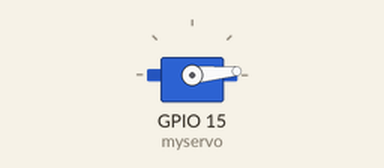
Simulated run of this sketch. Board: ESP32. On the bench: servo.

Above: at 0.05 s.
At 0.85 s:
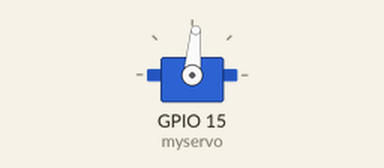
At 1.7 s:
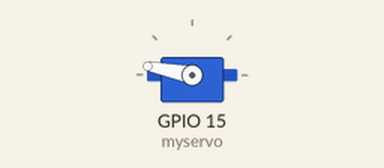
At 3.4 s:
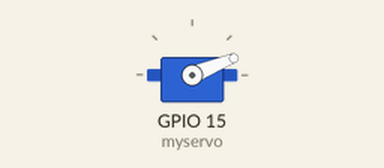
Timing chart, 0 to 8.3 s (numbered marks = the images above):
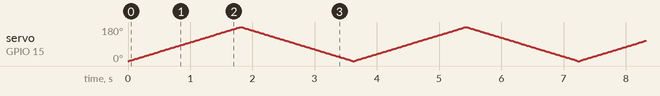

The sketch:

esp_PWMServo.ino
```cpp
#include <ESP32Servo.h>

Servo myservo;  // create servo object to control a servo
// twelve servo objects can be created on most boards

int pos = 0;    // variable to store the servo position

void setup() {
  myservo.attach(15);  // attaches the servo on pin 15 to the servo object
}

void loop() {
  for (pos = 0; pos <= 180; pos += 1) { // goes from 0 degrees to 180 degrees
    // in steps of 1 degree
    myservo.write(pos);              // tell servo to go to position in variable 'pos'
    delay(10);                       // waits 15ms for the servo to reach the position
  }
  for (pos = 180; pos >= 0; pos -= 1) { // goes from 180 degrees to 0 degrees
    myservo.write(pos);              // tell servo to go to position in variable 'pos'
    delay(10);                       // waits 15ms for the servo to reach the position
  }
}
```
